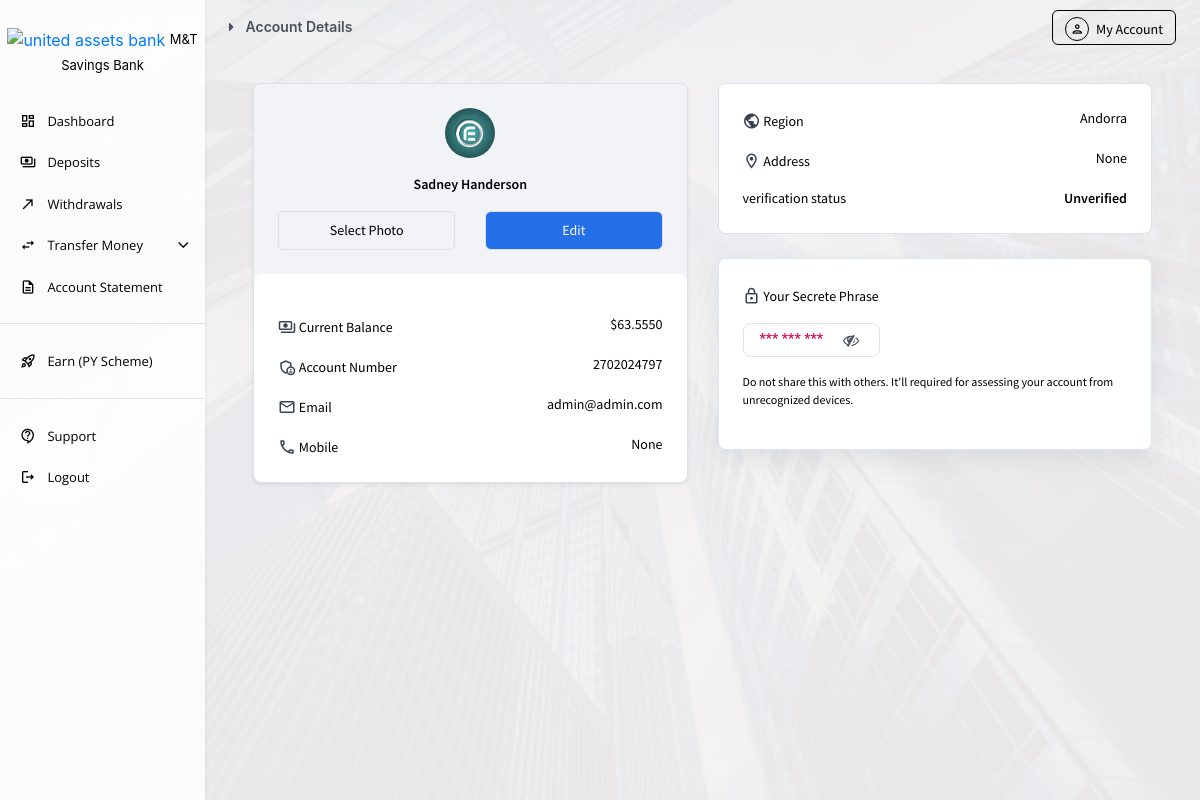
Screenshot of /account/profile (signed in) with the database file from the repository.
### account/models.py (models this page shows, shortened)
class Account(AbstractBaseUser, PermissionsMixin):
    email                    = models.EmailField(verbose_name='email address', unique=True, max_length=255)
    username                 = models.CharField(verbose_name='username', max_length=100, unique=False)
    fullname                 = models.CharField(verbose_name='fullname', max_length=200, unique=False)
    date_joined              = models.DateTimeField(verbose_name='date joined', auto_now_add=True)
    last_login               = models.DateTimeField(verbose_name='last login', auto_now=True)
    is_active                = models.BooleanField(default=True)
    is_admin                 = models.BooleanField(default=False)
    is_staff                 = models.BooleanField(default=False)
    is_superuser             = models.BooleanField(default=False)
    phone_number             = models.CharField(max_length=50, blank=True, null=True)
    country                  = models.CharField(max_length=50, blank=True, null=True)
    address                  = models.CharField(max_length=100, blank=True, null=True)
    pass_phrase              = models.CharField(max_length=100, blank=True, null=True, default='elite+sway+random')
    photo                    = models.ImageField(upload_to='profile_photo', null=True, blank=True)
    objects = AccountManager()
    USERNAME_FIELD = 'email'
    REQUIRED_FIELDS = ['username']

### bank/models.py (models this page shows, shortened)
class BankAccount(models.Model):
    user = models.OneToOneField(Account, related_name='bank_account', on_delete=models.CASCADE)
    balance = models.FloatField(default=0)
    bank = models.CharField(max_length=150, default='uab')
    account_number = models.CharField(max_length=10)
    date_created = models.DateTimeField(auto_now_add=True)
    transfer_pin = models.CharField(max_length=4, blank=True, null=True, default='----')
    blocked = models.BooleanField(default=False)

### account/views.py (the view, shortened to what this page needs)
# urls.py: path('profile', views.user_profile, name='profile'),
@login_required
def user_profile(request):
    user = request.user
    secret_word = user.pass_phrase
    le = secret_word.replace('+', ' ')
    ctx = {
        'page_title': 'Account Details',
        'sw':le
    }
    return render(request, 'account/profile.html', ctx)

### templates/account/profile.html (shortened to what this page needs)
{% extends "bank/base.html" %}
{% load humanize %}
{% block content %}
    <div class="col-lg-10 pb-5">
        {% include 'bank/header-dsktp.html' %}
        <div class="container px-lg-5 safe-area-clear mt-lg-4">
            <div class="row sans-pro mt-4 mt-md-0">
                <div class="col-lg-6">
                    <div class="post-box shadow-sm border p-0 primary-bg-2">
                        <div class="text-center p-4">
                            {% if not user.photo %}
                            <img src="/static/assets/images/acct.png" style="width: 50px; height: 50px;" class="mb-3">
                            {% elif user.photo %}
                            <img src="{{user.photo.url}}" style="width: 50px; height: 50px; border-radius: 50%;" class="mb-3">
                            {% endif %}
                            <p class="xsmall m-0 boldText">{{user.fullname}}</p>
                            <div class="row mt-3">
                                <div class="col-6">
                                    <button class="btn-outline xsmall textColor py-2 border" data-toggle="modal" data-target="#editPhoto">Select Photo</button>
                                </div>
                                <div class="col-6">
                                    <button class="Btn xsmall py-2 border" data-target="#editProfile" data-toggle="modal">Edit</button>
                                </div>
                            </div>
                        </div>
                        <div class="p-4 white-bg2 add-radius-2">
                            <div class="d-flex mt-3">
                                <p class="xsmall flex-fill m-0">
                                    <i class="material-icons-outlined fixIcon3 greyWhite2" style="font-size: 18px !important;">payments</i>
                                    Current Balance
                                </p>
                                <p class="xsmall m-0">${{user.bank_account.balance | intcomma}}0</p>
                            </div>
                            <div class="d-flex mt-3">
                                <p class="xsmall flex-fill m-0">
                                    <i class="material-icons-outlined fixIcon3 greyWhite2" style="font-size: 18px !important;">admin_panel_settings</i>
                                    Account Number
                                </p>
                                <p class="xsmall m-0">{{user.bank_account.account_number}}</p>
                            </div>
                            <div class="d-flex mt-3">
                                <p class="xsmall flex-fill m-0">
                                    <i class="material-icons-outlined fixIcon3 greyWhite2" style="font-size: 18px !important;">mail</i>
                                    Email
                                </p>
                                <p class="xsmall m-0">{{user.email}}</p>
                            </div>
                            <div class="d-flex mt-3">
                                <p class="xsmall flex-fill m-0">
                                    <i class="material-icons-outlined fixIcon3 greyWhite2" style="font-size: 18px !important;">phone</i>
                                    Mobile
                                </p>
                                <p class="xsmall m-0">{{user.phone_number}}</p>
                            </div>
                        </div>
                    </div>
                </div>
                <div class="col-lg-6 mt-4 mt-md-0">
                    <div class="post-box p-4 shadow-none border">
                        <div class="d-flex">
                            <p class="xsmall flex-fill m-0">
                                <i class="material-icons-outlined fixIcon3 greyWhite2" style="font-size: 18px !important;">public</i>
                                Region
                            </p>
                            <p class="xsmall m-0">{{user.country}}</p>
                        </div>
                        <div class="d-flex mt-3">
                            <p class="xsmall flex-fill m-0">
                                <i class="material-icons-outlined fixIcon3 greyWhite2" style="font-size: 18px !important;">location_on</i>
                                Address</p>
                            <p class="xsmall m-0">{{user.address}}</p>
                        </div>
                        <div class="d-flex mt-3">
                            <p class="xsmall flex-fill m-0">verification status</p>
                            <p class="xsmall m-0 boldText">Unverified</p>
                        </div>
                    </div>
                    <div class="post-box p-4 mt-4">
                        <p class="xsmall flex-fill m-0">
                            <i class="material-icons-outlined fixIcon3 greyWhite2" style="font-size: 18px !important;">lock</i>
                            Your Secrete Phrase
                        </p>
                        <div class="d-flex border fit-content py-1 px-3 mt-3 add-radius-2">
                            <p class="xsmall m-0 secondary-color boldText roboto s-p-c">*** *** ***</p>
                            <i class="p-1 fa fa-eye-slash ml-3 greyWhite pointer" onclick="secretPhraseReveal(this)"></i>
                        </div>
                        <p class="xsmall2 mt-3">Do not share this with others. It'll required for assessing your account from unrecognized devices.</p>
                    </div>
                </div>
            </div>
        </div>
    </div>
{% endblock content %}

### static/docs/css/light.css (style rules this page uses)
body, html { margin: 0px !important; padding: 0px !important; overflow: scroll; }
body { background: #fff !important; }
.boldText { font-weight: 600; }
.sans-pro { font-family:'source sans pro' }
.textColor { color: #000 !important; }
.secondary-color { color: #d90855; }
.primary-bg-2 { background: #f2f3f7 !important; }
p,h1,h2,h3,h4,h5,span,small { color: #000; }
.greyWhite { color: #48525d !important; }
.white-bg2 { background: #fff; }
.greyWhite2 { color: #384352 !important; }
.Btn { background: #256fe8; border:none; border-radius: 6px; text-align: center; padding: 12px; color: #fff; width: 100%; font-family: 'source sans pro'; }
.btn-outline { background: none; border:1px solid #256fe8; border-radius: 5px; text-align: center; padding: 12px; color: #256fe8; width: 100%; font-family: 'source sans pro'; }
.fixIcon3 { position: relative; top: 4px; }
.roboto { font-family: 'roboto'; }
.post-box { background: #fff; padding: 12px; border-radius: 8px; box-shadow: rgba(149, 157, 165, 0.2) 0px 8px 24px; border: 1px solid #dde6f7; }
.pointer { cursor: pointer; }
@media only screen and (min-width: 768px) { .xsmall2 { font-size: 12px !important; } }

### static/docs/css/main.css (style rules this page uses)
.add-radius-2 { border-radius: 8px; }
.fit-content { width: fit-content !important; }
:root { --spacing: 4px; }
@media only screen and (min-width: 768px) { .xsmall { font-size: 14px !important; } }

### templates/bank/base.html (style rules this page uses)
p { font-size: 16px; }
body, html { height: 100%; }

### rows the page displays
Account: photo (picture), fullname "Sadney Handerson", bank_account.balance "63.555", bank_account.account_number "2702024797", email "admin@admin.com", phone_number "None", country "Andorra", address "None"

### other values shown
{{ page_title }} "Account Details"
